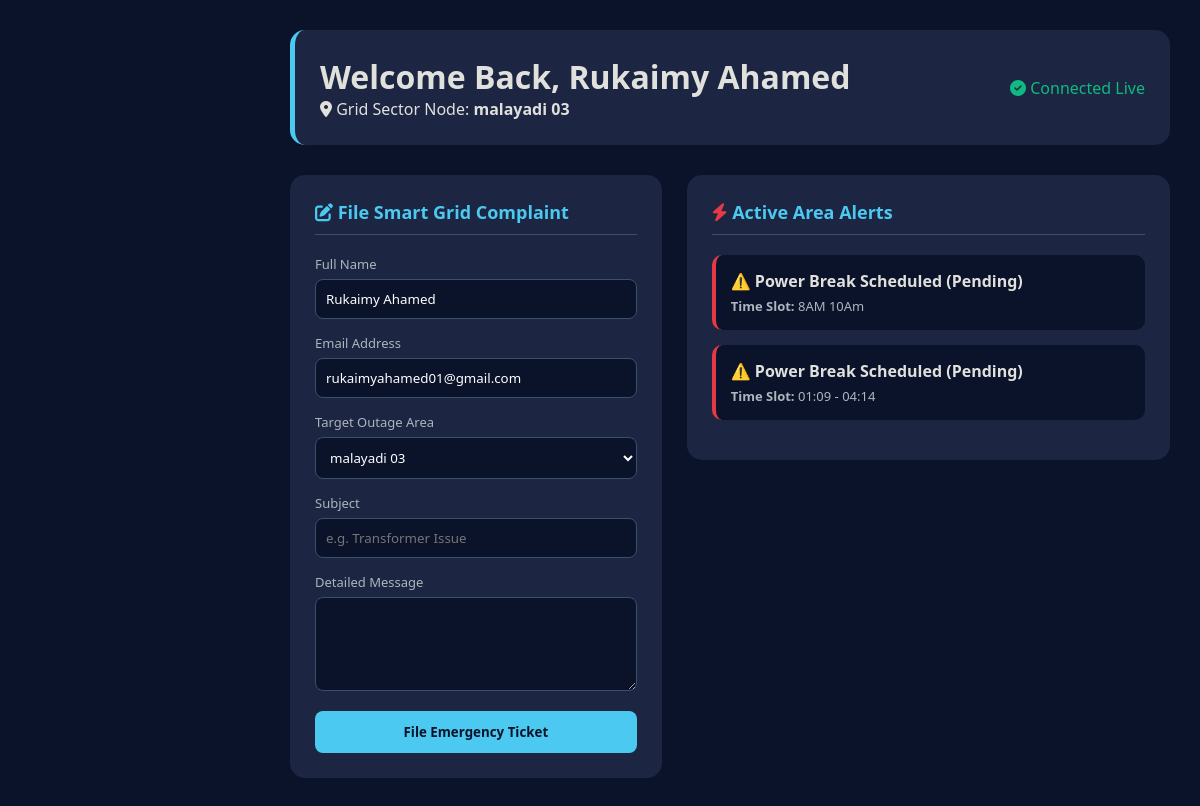
Screenshot of /asnaf/user_dashboard.php with the database file from the repository.
### tables this page shows
CREATE TABLE `complaints` (
  `id` int(11) NOT NULL,
  `name` varchar(100) NOT NULL,
  `email` varchar(100) NOT NULL,
  `area` varchar(100) NOT NULL,
  `subject` varchar(200) NOT NULL,
  `message` text NOT NULL,
  `status` varchar(50) DEFAULT 'Pending',
  `created_at` timestamp NOT NULL DEFAULT current_timestamp(),
  `admin_reply` text DEFAULT NULL
);

CREATE TABLE `power_alerts` (
  `id` int(11) NOT NULL,
  `area` varchar(255) NOT NULL,
  `date` date NOT NULL,
  `time` varchar(100) NOT NULL,
  `status` varchar(50) NOT NULL DEFAULT 'Pending',
  `created_at` timestamp NOT NULL DEFAULT current_timestamp()
);

### asnaf/user_dashboard.php (the view, shortened to what this page needs)
<?php
include("db.php");
$user_email = "rukaimyahamed01@gmail.com";
$user_info_sql = "SELECT * FROM complaints WHERE email = '$user_email' LIMIT 1";
$user_info_res = mysqli_query($conn, $user_info_sql);
$user_data = mysqli_fetch_assoc($user_info_res);
$user_area = $user_data['area'] ?? 'Sammanthurai 01';
$user_name = $user_data['name'] ?? 'Registered Customer';
?>
<!DOCTYPE html>
<html lang="en">
<head>
  <link href="https://cdnjs.cloudflare.com/ajax/libs/font-awesome/6.5.1/css/all.min.css" rel="stylesheet">
</head>
<body>
  <div class="main-content">
    <div class="header-panel">
      <div>
        <h1>Welcome Back, <?php echo htmlspecialchars($user_name); ?></h1>
        <p><i class="fa fa-location-dot"></i> Grid Sector Node: <strong><?php echo htmlspecialchars($user_area); ?></strong></p>
      </div>
      <span style="color:#10b981;"><i class="fa fa-circle-check"></i> Connected Live</span>
    </div>
    <div class="portal-grid">
      <div class="panel-box">
        <h2><i class="fa fa-pen-to-square"></i> File Smart Grid Complaint</h2>
        <form action="" method="POST">
          <div class="form-group"><label>Full Name</label><input type="text" name="name" class="form-control" value="<?php echo htmlspecialchars($user_name); ?>" required></div>
          <div class="form-group"><label>Email Address</label><input type="email" name="email" class="form-control" value="<?php echo htmlspecialchars($user_email); ?>" readonly></div>
          <div class="form-group">
            <label>Target Outage Area</label>
            <select name="area" class="form-control">
              <option value="<?php echo htmlspecialchars($user_area); ?>"><?php echo htmlspecialchars($user_area); ?></option>
            </select>
          </div>
          <div class="form-group"><label>Subject</label><input type="text" name="subject" class="form-control" placeholder="e.g. Transformer Issue" required></div>
          <div class="form-group"><label>Detailed Message</label><textarea name="message" class="form-control" rows="4" required></textarea></div>
          <button type="submit" name="submit_complaint" class="btn-submit">File Emergency Ticket</button>
        </form>
      </div>
      <div>
        <div class="panel-box" style="margin-bottom: 25px;">
          <h2><i class="fa fa-bolt" style="color:#e63946;"></i> Active Area Alerts</h2>
          <?php
          $outage_res = mysqli_query($conn, "SELECT * FROM power_alerts WHERE area = '$user_area' AND status != 'Completed' LIMIT 2");
          if(mysqli_num_rows($outage_res) > 0) {
              while($out_row = mysqli_fetch_assoc($outage_res)) {
                  echo "<div class='alert-card'><h4>⚠️ Power Break Scheduled ({$out_row['status']})</h4><p style='font-size:13px; color:#adb5bd; margin-top:5px;'><b>Time Slot:</b> {$out_row['time']}</p></div>";
              }
          } else { echo "<p style='color:#6c757d; font-size:14px; text-align:center;'>No active power cuts logged for your region currently.</p>"; }
          ?>
        </div>
      </div>
    </div>
  </div>
</body>
</html>

### asnaf/user_dashboard.php (style rules this page uses)
* { margin:0; padding:0; box-sizing:border-box; font-family:'Segoe UI', sans-serif; }
body { background:#0b132b; color:#e0e1dd; display:flex; min-height:100vh; }
.main-content { margin-left:260px; width:calc(100% - 260px); padding:30px; }
.header-panel { background:#1c2541; padding:25px; border-radius:15px; display:flex; justify-content:space-between; align-items:center; border-left: 5px solid #4cc9f0; }
.portal-grid { display:grid; grid-template-columns: 1fr 1.3fr; gap:25px; margin-top:30px; }
.panel-box { background:#1c2541; padding:25px; border-radius:15px; }
.panel-box h2 { font-size:18px; margin-bottom:20px; color:#4cc9f0; border-bottom: 1px solid #3a506b; padding-bottom:10px; }
.form-group { margin-bottom: 15px; }
.form-group label { display:block; margin-bottom: 6px; font-size: 13px; color:#adb5bd; }
.form-control { width:100%; background:#0b132b; border:1px solid #3a506b; padding:10px; border-radius:8px; color:#fff; }
.btn-submit { background:#4cc9f0; color:#0b132b; width:100%; padding:12px; border:none; border-radius:8px; font-weight:700; cursor:pointer; }
.alert-card { background:#0b132b; border-radius:10px; padding:15px; margin-bottom:15px; border-left:4px solid #e63946; }

### rows the page displays
complaints: name "Rukaimy Ahamed", area "malayadi 03"
power_alerts: status "Pending", time "8AM 10Am"
power_alerts: status "Pending", time "01:09 - 04:14"
